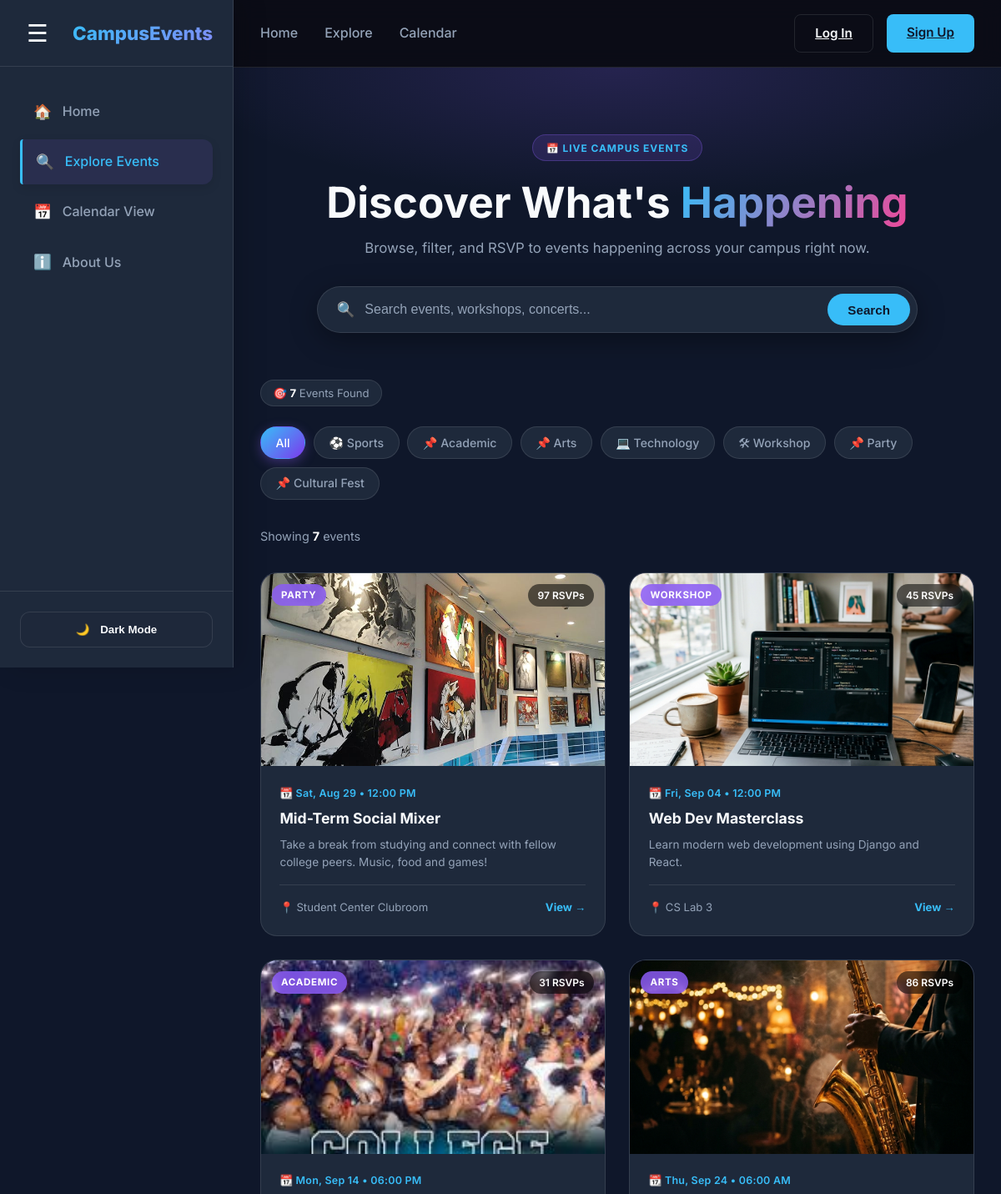
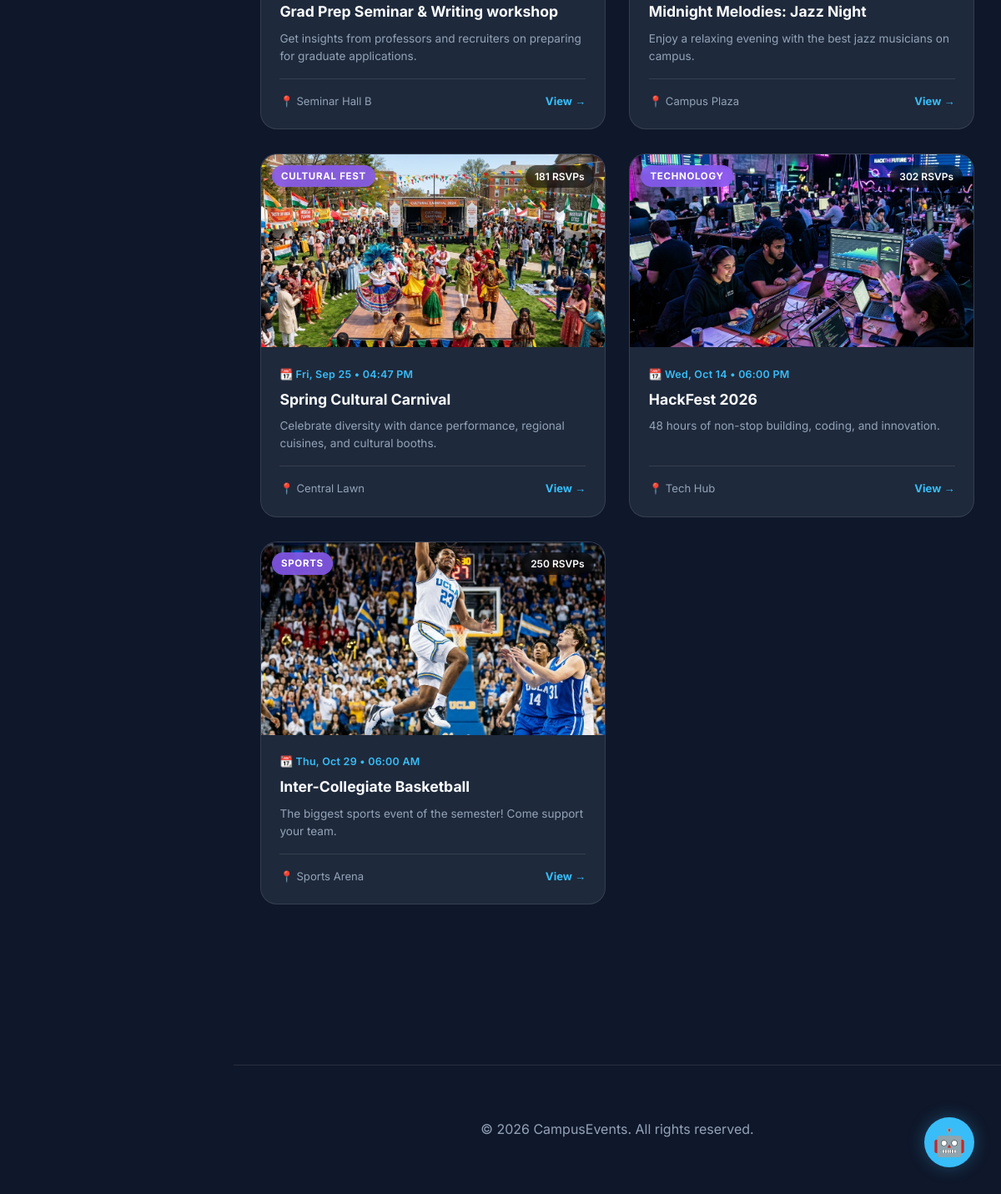
/explore/, run on the app's committed database (2 pictures, top to bottom).
### events/models.py (models this page shows, shortened)
class Event(models.Model):
    CATEGORY_CHOICES = [
        ('Sports', 'Sports'),
        ('Academic', 'Academic'),
        ('Arts', 'Arts'),
        ('Technology', 'Technology'),
        ('Workshop', 'Workshop'),
        ('Party', 'Party'),
        ('Cultural Fest', 'Cultural Fest'),
    ]
    STATUS_CHOICES = [
        ('pending', 'Pending Approval'),
        ('approved', 'Approved'),
        ('rejected', 'Rejected'),
    ]
    title = models.CharField(max_length=200)
    description = models.TextField()
    date = models.DateTimeField()
    location = models.CharField(max_length=200)
    category = models.CharField(max_length=50, choices=CATEGORY_CHOICES)
    image = models.ImageField(upload_to='event_images/', null=True, blank=True)
    rsvp_count = models.IntegerField(default=0)
    capacity = models.IntegerField(default=50)
    registration_deadline = models.DateTimeField(null=True, blank=True)
    created_at = models.DateTimeField(auto_now_add=True)
    organizer = models.ForeignKey('auth.User', on_delete=models.CASCADE, related_name='organized_events', null=True, blank=True)
    notified = models.BooleanField(default=False)
    status = models.CharField(max_length=20, choices=STATUS_CHOICES, default='approved')

### events/views.py (the view)
# urls.py: path('explore/', views.explore, name='explore'),
def explore(request):
    query = request.GET.get('search', '')
    category = request.GET.get('category', '')
    upcoming_only = request.GET.get('upcoming', '') == 'true'
    events = Event.objects.filter(status='approved').order_by('date')
    if query:
        events = events.filter(Q(title__icontains=query) | Q(description__icontains=query))
    if category:
        events = events.filter(category=category)
    if upcoming_only:
        events = events.filter(date__gte=timezone.now())
    return render(request, 'explore.html', {
        'events': events,
        'query': query,
        'category': category,
        'upcoming_only': upcoming_only,
        'categories': [c[0] for c in Event.CATEGORY_CHOICES]
    })

### templates/explore.html (shortened to what this page needs)
{% extends 'base.html' %}
{% load static %}
{% block content %}
<section class="explore-hero">
    <div class="explore-hero-bg"></div>
    <div class="container">
        <div class="explore-hero-content">
            <span class="explore-badge">📅 Live Campus Events</span>
            <h1>Discover What's <span class="gradient-text">Happening</span></h1>
            <p>Browse, filter, and RSVP to events happening across your campus right now.</p>
            <form method="GET" action="{% url 'explore' %}" class="hero-search-form" id="explore-search-form">
                <div class="hero-search-bar">
                    <span class="search-icon">🔍</span>
                    <input type="text" name="search" id="search-input"
                           placeholder="Search events, workshops, concerts..."
                           value="{{ query }}"
                           autocomplete="off">
                    <button type="submit" class="btn btn-primary search-btn">Search</button>
                </div>
            </form>
        </div>
    </div>
</section>
<section class="container explore-body">
    <div class="explore-stats">
        <div class="stat-pill">🎯 <strong>{{ events|length }}</strong> Events Found</div>
    </div>
    <div class="category-pills">
        <a href="{% url 'explore' %}{% if query %}?search={{ query }}{% endif %}"
           class="pill {% if not category %}pill-active{% endif %}">All</a>
        {% for cat in categories %}
        <a href="{% url 'explore' %}?category={{ cat }}{% if query %}&search={{ query }}{% endif %}"
           class="pill {% if category == cat %}pill-active{% endif %}">
            {% if cat == 'Technology' %}💻{% elif cat == 'Music' %}🎵{% elif cat == 'Sports' %}⚽{% elif cat == 'Workshop' %}🛠{% elif cat == 'Social' %}🎉{% else %}📌{% endif %}
            {{ cat }}
        </a>
        {% endfor %}
    </div>
    <div class="explore-toolbar">
        <p class="results-label">
            {% if events %}Showing <strong>{{ events|length }}</strong> event{{ events|length|pluralize }}{% if category %} in <em>{{ category }}</em>{% endif %}{% if query %} matching <em>"{{ query }}"</em>{% endif %}
            {% else %}No events found{% endif %}
        </p>
    </div>
    <div class="event-grid">
        {% for event in events %}
        <div class="event-card" onclick="if(!event.target.closest('button')&&!event.target.closest('a')){window.location.href='{% url 'event_detail' event.pk %}';}">
            <div class="card-image-wrap">
                <div class="event-category-badge">{{ event.category }}</div>
                <div class="card-rsvp-count">{{ event.rsvp_count }} RSVPs</div>
                {% if event.image %}
                    <img src="{{ event.image.url }}" alt="{{ event.title }}" class="card-img">
                {% endif %}
            </div>
            <div class="card-body">
                <div class="card-date">📆 {{ event.date|date:"D, M d • h:i A" }}</div>
                <h3 class="card-title">{{ event.title }}</h3>
                <p class="card-desc">{{ event.description|truncatewords:18 }}</p>
                <div class="card-footer">
                    <span class="card-location">📍 {{ event.location }}</span>
                    <a href="{% url 'event_detail' event.pk %}" class="card-cta">View →</a>
                </div>
            </div>
        </div>
        {% endfor %}
    </div>
</section>
{% endblock %}

### templates/base.html (shortened to what this page needs)
{% load static %}
<!DOCTYPE html>
<html lang="en">
<head>
    <link rel="stylesheet" href="{% static 'css/style.css' %}">
</head>
<body>
    <div class="app-layout">
        <aside class="sidebar-nav" id="sidebarNav">
            <div class="sidebar-header">
                <button class="hamburger-btn sidebar-toggle" id="sidebarToggleBtn" aria-label="Toggle Sidebar">☰</button>
                <span class="sidebar-logo">CampusEvents</span>
            </div>
            <ul class="sidebar-links">
                <li><a href="/"><span class="icon">🏠</span> <span class="link-text">Home</span></a></li>
                <li><a href="{% url 'explore' %}"><span class="icon">🔍</span> <span class="link-text">Explore Events</span></a></li>
                <li><a href="{% url 'calendar_view' %}"><span class="icon">📅</span> <span class="link-text">Calendar View</span></a></li>
                <li><a href="{% url 'about' %}"><span class="icon">ℹ️</span> <span class="link-text">About Us</span></a></li>
            </ul>
            <div class="sidebar-footer">
                <button class="theme-toggle-btn" id="themeToggleBtn">
                    <span id="themeToggleIcon">🌙</span> <span id="themeToggleText">Dark Mode</span>
                </button>
            </div>
        </aside>
        <div class="main-wrapper" id="mainWrapper">
            <header>
                <div class="container">
                    <nav>
                        <ul class="nav-links">
                            <li><a href="/">Home</a></li>
                            <li><a href="{% url 'explore' %}">Explore</a></li>
                            <li><a href="{% url 'calendar_view' %}">Calendar</a></li>
                        </ul>
                        <div class="auth-buttons">
                            {% if user.is_authenticated %}
                                <div class="user-greeting-wrapper" style="display: flex; align-items: center; gap: 1rem;">
                                    <span class="user-greeting" onclick="window.location.href='{% url 'profile' %}'" style="cursor: pointer; font-weight: 600; color: var(--text-primary);">
                                        Hi, {{ user.first_name|default:user.username }}
                                    </span>
                                    <a href="{% url 'logout' %}" class="btn btn-outline">Log Out</a>
                                </div>
                            {% else %}
                                <a href="{% url 'login' %}" class="btn btn-outline">Log In</a>
                                <a href="{% url 'register' %}" class="btn btn-primary">Sign Up</a>
                            {% endif %}
                        </div>
                    </nav>
                </div>
            </header>
            <main>
                {% block content %}{% endblock %}
            </main>
            <footer>
                <div class="container">
                    <p>&copy; 2026 CampusEvents. All rights reserved.</p>
                </div>
            </footer>
        </div>
    </div>
    <button id="chat-toggle" class="chat-toggle-btn" onclick="toggleChat()">🤖</button>
</body>
</html>

### static/css/style.css (style rules this page uses)
html { scroll-behavior: smooth; }
:root { --bg-color: #0f172a; --surface-color: #1e293b; --surface-hover: #334155; --primary-color: #38bdf8; --primary-glow: rgba(56, 189, 248, 0.3); --secondary-color: #818cf8; --accent-color: #fb7185; --text-primary: #f8fafc; --text-secondary: #94a3b8; --glass-bg: rgba(30, 41, 59, 0.7); --glass-border: rgba(255, 255, 255, 0.1); --transition: all 0.3s cubic-bezier(0.4, 0, 0.2, 1); }
* { margin: 0; padding: 0; box-sizing: border-box; }
body { font-family: 'Inter', sans-serif; background-color: var(--bg-color); color: var(--text-primary); line-height: 1.6; overflow-x: hidden; }
.container { max-width: 1200px; margin: 0 auto; padding: 0 2rem; }
header { background: var(--glass-bg); backdrop-filter: blur(12px); border-bottom: 1px solid var(--glass-border); position: sticky; top: 0; z-index: 1000; }
nav { display: flex; justify-content: space-between; align-items: center; height: 80px; }
.nav-links { display: flex; gap: 2rem; list-style: none; }
.nav-links a { text-decoration: none; color: var(--text-secondary); font-weight: 500; transition: var(--transition); }
.auth-buttons { display: flex; gap: 1rem; }
.btn { padding: 0.6rem 1.5rem; border-radius: 8px; font-weight: 600; cursor: pointer; transition: var(--transition); border: none; font-size: 0.95rem; }
.btn-primary { background: var(--primary-color); color: var(--bg-color); }
.btn-outline { background: transparent; border: 1px solid var(--glass-border); color: var(--text-primary); }
.event-grid { display: grid; grid-template-columns: repeat(auto-fill, minmax(300px, 1fr)); gap: 2rem; }
.event-card { background: var(--surface-color); border-radius: 16px; overflow: hidden; border: 1px solid var(--glass-border); transition: var(--transition); cursor: pointer; }
footer { margin-top: 8rem; padding: 4rem 0; border-top: 1px solid var(--glass-border); text-align: center; color: var(--text-secondary); }

### data on the page
Event: category "PARTY", rsvp_count "97", image (picture), date "Sat, Aug 29 • 12:00 PM", title "Mid-Term Social Mixer", description "Take a break from studying and connect with fellow college peers. Music, food and games!", location "Student Center Clubroom"
Event: category "WORKSHOP", rsvp_count "45", image (picture), date "Fri, Sep 04 • 12:00 PM", title "Web Dev Masterclass", description "Learn modern web development using Django and React.", location "CS Lab 3"
Event: category "ACADEMIC", rsvp_count "31", image (picture), date "Mon, Sep 14 • 06:00 PM", title "Grad Prep Seminar & Writing workshop", description "Get insights from professors and recruiters on preparing for graduate applications.", location "Seminar Hall B"
Event: category "ARTS", rsvp_count "86", image (picture), date "Thu, Sep 24 • 06:00 AM", title "Midnight Melodies: Jazz Night", description "Enjoy a relaxing evening with the best jazz musicians on campus.", location "Campus Plaza"
Event: category "CULTURAL FEST", rsvp_count "181", image (picture), date "Fri, Sep 25 • 04:47 PM", title "Spring Cultural Carnival", description "Celebrate diversity with dance performance, regional cuisines, and cultural booths.", location "Central Lawn"
Event: category "TECHNOLOGY", rsvp_count "302", image (picture), date "Wed, Oct 14 • 06:00 PM", title "HackFest 2026", description "48 hours of non-stop building, coding, and innovation.", location "Tech Hub"
Event: category "SPORTS", rsvp_count "250", image (picture), date "Thu, Oct 29 • 06:00 AM", title "Inter-Collegiate Basketball", description "The biggest sports event of the semester! Come support your team.", location "Sports Arena"

### other printed values
{{ events|length }} "7"
{{ cat }} "Sports" "Academic" "Arts" "Technology" "Workshop" "Party" "Cultural Fest"
